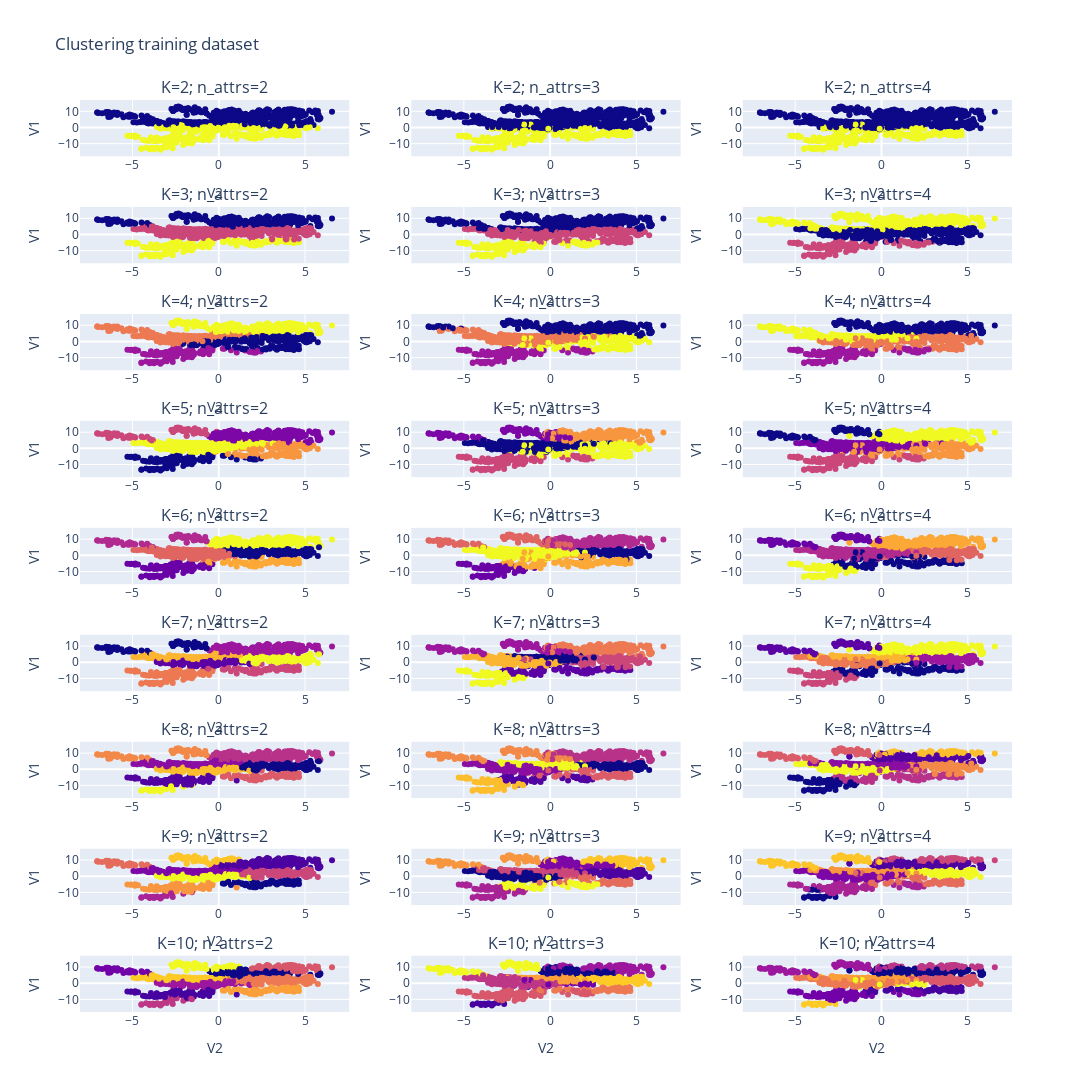

The code cell stored with this chart in its notebook:
### Markdown cell above
## Training data

### Code cell
k_list, n_attrs_list, inertia_list, ss_list, f1_list, labels_list = [],[],[],[],[],[]
attributes = X.columns.to_list()

n_clusters = 10
nrows=n_clusters
ncols=3

fig = make_subplots(rows=nrows-1, cols=ncols, 
                    row_width=[10]*(n_clusters-1),
                    subplot_titles=[f"K={k}; n_attrs={natt}" for k in range(2,n_clusters+1) for natt in [2,3,4]]
                    )


row=1
print("Training dataset")
for n_k in range(2,n_clusters+1):
    print(f"K= {n_k}")
    row = n_k-1
    for num_attrs in range(2,len(attributes)+1):
        attrs = attributes[:num_attrs]
        kmeans = KMeans(n_clusters=n_k, n_init=10, random_state=0, max_iter=100).fit(Xtrain[attrs])
        inertia = np.round(kmeans.inertia_,2)
        labels = kmeans.labels_
        ss = np.round(silhouette_score(Xtrain, labels),2)
        f_measure = np.round(f1_score(ytrain - 1, labels, average='macro'),2) # -1 hard maping
        
        print(f"Number of attrs= {num_attrs}; Inertia= {inertia}; Silhouette score= {ss}; F1 score= {f_measure}")
        
        fig.add_trace(go.Scatter(
            x=Xtrain['V1'],
            y=Xtrain['V2'],
            mode='markers',
            marker_color=labels
        ),row=row, col=num_attrs-1)
        fig.update_yaxes(title_text="V1", row=row, col=num_attrs-1)
        fig.update_xaxes(title_text="V2", row=row, col=num_attrs-1)
        
        if num_attrs == 4: row +=1

        k_list.append(n_k)
        n_attrs_list.append(num_attrs)
        inertia_list.append(inertia)
        ss_list.append(ss)
        f1_list.append(f_measure)
        labels_list.append(labels)

    print("")

fig.update_layout(width=1250,
                  height=1500,
                  showlegend=False,
                  title_text="Clustering training dataset")
fig.show()

df_train_results = pd.DataFrame(data={'n_clusters':k_list,
                                'number_of_attributes':n_attrs_list,
                                'kmean_inertia':inertia_list,
                                'silhouette_score':ss_list,
                                'f1_score':f1_list})

### Figure 1 — Plotly figure (JSON) as saved in the notebook; plotly's stock layout.template omitted (floating-point values rounded to 4 significant figures; data arrays with more than 128 entries replaced by an {"elided": "..."} marker saying what was removed)
{"data": [{"marker": {"color": {"elided": "960 int values"}}, "mode": "markers", "type": "scatter", "x": {"elided": "960 float values"}, "xaxis": "x", "y": {"elided": "960 float values"}, "yaxis": "y"}, {"marker": {"color": {"elided": "960 int values"}}, "mode": "markers", "type": "scatter", "x": {"elided": "960 float values"}, "xaxis": "x2", "y": {"elided": "960 float values"}, "yaxis": "y2"}, {"marker": {"color": {"elided": "960 int values"}}, "mode": "markers", "type": "scatter", "x": {"elided": "960 float values"}, "xaxis": "x3", "y": {"elided": "960 float values"}, "yaxis": "y3"}, {"marker": {"color": {"elided": "960 int values"}}, "mode": "markers", "type": "scatter", "x": {"elided": "960 float values"}, "xaxis": "x4", "y": {"elided": "960 float values"}, "yaxis": "y4"}, {"marker": {"color": {"elided": "960 int values"}}, "mode": "markers", "type": "scatter", "x": {"elided": "960 float values"}, "xaxis": "x5", "y": {"elided": "960 float values"}, "yaxis": "y5"}, {"marker": {"color": {"elided": "960 int values"}}, "mode": "markers", "type": "scatter", "x": {"elided": "960 float values"}, "xaxis": "x6", "y": {"elided": "960 float values"}, "yaxis": "y6"}, {"marker": {"color": {"elided": "960 int values"}}, "mode": "markers", "type": "scatter", "x": {"elided": "960 float values"}, "xaxis": "x7", "y": {"elided": "960 float values"}, "yaxis": "y7"}, {"marker": {"color": {"elided": "960 int values"}}, "mode": "markers", "type": "scatter", "x": {"elided": "960 float values"}, "xaxis": "x8", "y": {"elided": "960 float values"}, "yaxis": "y8"}, {"marker": {"color": {"elided": "960 int values"}}, "mode": "markers", "type": "scatter", "x": {"elided": "960 float values"}, "xaxis": "x9", "y": {"elided": "960 float values"}, "yaxis": "y9"}, {"marker": {"color": {"elided": "960 int values"}}, "mode": "markers", "type": "scatter", "x": {"elided": "960 float values"}, "xaxis": "x10", "y": {"elided": "960 float values"}, "yaxis": "y10"}, {"marker": {"color": {"elided": "960 int values"}}, "mode": "markers", "type": "scatter", "x": {"elided": "960 float values"}, "xaxis": "x11", "y": {"elided": "960 float values"}, "yaxis": "y11"}, {"marker": {"color": {"elided": "960 int values"}}, "mode": "markers", "type": "scatter", "x": {"elided": "960 float values"}, "xaxis": "x12", "y": {"elided": "960 float values"}, "yaxis": "y12"}, {"marker": {"color": {"elided": "960 int values"}}, "mode": "markers", "type": "scatter", "x": {"elided": "960 float values"}, "xaxis": "x13", "y": {"elided": "960 float values"}, "yaxis": "y13"}, {"marker": {"color": {"elided": "960 int values"}}, "mode": "markers", "type": "scatter", "x": {"elided": "960 float values"}, "xaxis": "x14", "y": {"elided": "960 float values"}, "yaxis": "y14"}, {"marker": {"color": {"elided": "960 int values"}}, "mode": "markers", "type": "scatter", "x": {"elided": "960 float values"}, "xaxis": "x15", "y": {"elided": "960 float values"}, "yaxis": "y15"}, {"marker": {"color": {"elided": "960 int values"}}, "mode": "markers", "type": "scatter", "x": {"elided": "960 float values"}, "xaxis": "x16", "y": {"elided": "960 float values"}, "yaxis": "y16"}, {"marker": {"color": {"elided": "960 int values"}}, "mode": "markers", "type": "scatter", "x": {"elided": "960 float values"}, "xaxis": "x17", "y": {"elided": "960 float values"}, "yaxis": "y17"}, {"marker": {"color": {"elided": "960 int values"}}, "mode": "markers", "type": "scatter", "x": {"elided": "960 float values"}, "xaxis": "x18", "y": {"elided": "960 float values"}, "yaxis": "y18"}, {"marker": {"color": {"elided": "960 int values"}}, "mode": "markers", "type": "scatter", "x": {"elided": "960 float values"}, "xaxis": "x19", "y": {"elided": "960 float values"}, "yaxis": "y19"}, {"marker": {"color": {"elided": "960 int values"}}, "mode": "markers", "type": "scatter", "x": {"elided": "960 float values"}, "xaxis": "x20", "y": {"elided": "960 float values"}, "yaxis": "y20"}, {"marker": {"color": {"elided": "960 int values"}}, "mode": "markers", "type": "scatter", "x": {"elided": "960 float values"}, "xaxis": "x21", "y": {"elided": "960 float values"}, "yaxis": "y21"}, {"marker": {"color": {"elided": "960 int values"}}, "mode": "markers", "type": "scatter", "x": {"elided": "960 float values"}, "xaxis": "x22", "y": {"elided": "960 float values"}, "yaxis": "y22"}, {"marker": {"color": {"elided": "960 int values"}}, "mode": "markers", "type": "scatter", "x": {"elided": "960 float values"}, "xaxis": "x23", "y": {"elided": "960 float values"}, "yaxis": "y23"}, {"marker": {"color": {"elided": "960 int values"}}, "mode": "markers", "type": "scatter", "x": {"elided": "960 float values"}, "xaxis": "x24", "y": {"elided": "960 float values"}, "yaxis": "y24"}, {"marker": {"color": {"elided": "960 int values"}}, "mode": "markers", "type": "scatter", "x": {"elided": "960 float values"}, "xaxis": "x25", "y": {"elided": "960 float values"}, "yaxis": "y25"}, {"marker": {"color": {"elided": "960 int values"}}, "mode": "markers", "type": "scatter", "x": {"elided": "960 float values"}, "xaxis": "x26", "y": {"elided": "960 float values"}, "yaxis": "y26"}, {"marker": {"color": {"elided": "960 int values"}}, "mode": "markers", "type": "scatter", "x": {"elided": "960 float values"}, "xaxis": "x27", "y": {"elided": "960 float values"}, "yaxis": "y27"}], "layout": {"annotations": [{"font": {"size": 16}, "showarrow": false, "text": "K=2; n_attrs=2", "x": 0.1444, "xanchor": "center", "xref": "paper", "y": 1, "yanchor": "bottom", "yref": "paper"}, {"font": {"size": 16}, "showarrow": false, "text": "K=2; n_attrs=3", "x": 0.5, "xanchor": "center", "xref": "paper", "y": 1, "yanchor": "bottom", "yref": "paper"}, {"font": {"size": 16}, "showarrow": false, "text": "K=2; n_attrs=4", "x": 0.8556, "xanchor": "center", "xref": "paper", "y": 1, "yanchor": "bottom", "yref": "paper"}, {"font": {"size": 16}, "showarrow": false, "text": "K=3; n_attrs=2", "x": 0.1444, "xanchor": "center", "xref": "paper", "y": 0.8827, "yanchor": "bottom", "yref": "paper"}, {"font": {"size": 16}, "showarrow": false, "text": "K=3; n_attrs=3", "x": 0.5, "xanchor": "center", "xref": "paper", "y": 0.8827, "yanchor": "bottom", "yref": "paper"}, {"font": {"size": 16}, "showarrow": false, "text": "K=3; n_attrs=4", "x": 0.8556, "xanchor": "center", "xref": "paper", "y": 0.8827, "yanchor": "bottom", "yref": "paper"}, {"font": {"size": 16}, "showarrow": false, "text": "K=4; n_attrs=2", "x": 0.1444, "xanchor": "center", "xref": "paper", "y": 0.7654, "yanchor": "bottom", "yref": "paper"}, {"font": {"size": 16}, "showarrow": false, "text": "K=4; n_attrs=3", "x": 0.5, "xanchor": "center", "xref": "paper", "y": 0.7654, "yanchor": "bottom", "yref": "paper"}, {"font": {"size": 16}, "showarrow": false, "text": "K=4; n_attrs=4", "x": 0.8556, "xanchor": "center", "xref": "paper", "y": 0.7654, "yanchor": "bottom", "yref": "paper"}, {"font": {"size": 16}, "showarrow": false, "text": "K=5; n_attrs=2", "x": 0.1444, "xanchor": "center", "xref": "paper", "y": 0.6481, "yanchor": "bottom", "yref": "paper"}, {"font": {"size": 16}, "showarrow": false, "text": "K=5; n_attrs=3", "x": 0.5, "xanchor": "center", "xref": "paper", "y": 0.6481, "yanchor": "bottom", "yref": "paper"}, {"font": {"size": 16}, "showarrow": false, "text": "K=5; n_attrs=4", "x": 0.8556, "xanchor": "center", "xref": "paper", "y": 0.6481, "yanchor": "bottom", "yref": "paper"}, {"font": {"size": 16}, "showarrow": false, "text": "K=6; n_attrs=2", "x": 0.1444, "xanchor": "center", "xref": "paper", "y": 0.5309, "yanchor": "bottom", "yref": "paper"}, {"font": {"size": 16}, "showarrow": false, "text": "K=6; n_attrs=3", "x": 0.5, "xanchor": "center", "xref": "paper", "y": 0.5309, "yanchor": "bottom", "yref": "paper"}, {"font": {"size": 16}, "showarrow": false, "text": "K=6; n_attrs=4", "x": 0.8556, "xanchor": "center", "xref": "paper", "y": 0.5309, "yanchor": "bottom", "yref": "paper"}, {"font": {"size": 16}, "showarrow": false, "text": "K=7; n_attrs=2", "x": 0.1444, "xanchor": "center", "xref": "paper", "y": 0.4136, "yanchor": "bottom", "yref": "paper"}, {"font": {"size": 16}, "showarrow": false, "text": "K=7; n_attrs=3", "x": 0.5, "xanchor": "center", "xref": "paper", "y": 0.4136, "yanchor": "bottom", "yref": "paper"}, {"font": {"size": 16}, "showarrow": false, "text": "K=7; n_attrs=4", "x": 0.8556, "xanchor": "center", "xref": "paper", "y": 0.4136, "yanchor": "bottom", "yref": "paper"}, {"font": {"size": 16}, "showarrow": false, "text": "K=8; n_attrs=2", "x": 0.1444, "xanchor": "center", "xref": "paper", "y": 0.2963, "yanchor": "bottom", "yref": "paper"}, {"font": {"size": 16}, "showarrow": false, "text": "K=8; n_attrs=3", "x": 0.5, "xanchor": "center", "xref": "paper", "y": 0.2963, "yanchor": "bottom", "yref": "paper"}, {"font": {"size": 16}, "showarrow": false, "text": "K=8; n_attrs=4", "x": 0.8556, "xanchor": "center", "xref": "paper", "y": 0.2963, "yanchor": "bottom", "yref": "paper"}, {"font": {"size": 16}, "showarrow": false, "text": "K=9; n_attrs=2", "x": 0.1444, "xanchor": "center", "xref": "paper", "y": 0.179, "yanchor": "bottom", "yref": "paper"}, {"font": {"size": 16}, "showarrow": false, "text": "K=9; n_attrs=3", "x": 0.5, "xanchor": "center", "xref": "paper", "y": 0.179, "yanchor": "bottom", "yref": "paper"}, {"font": {"size": 16}, "showarrow": false, "text": "K=9; n_attrs=4", "x": 0.8556, "xanchor": "center", "xref": "paper", "y": 0.179, "yanchor": "bottom", "yref": "paper"}, {"font": {"size": 16}, "showarrow": false, "text": "K=10; n_attrs=2", "x": 0.1444, "xanchor": "center", "xref": "paper", "y": 0.06173, "yanchor": "bottom", "yref": "paper"}, {"font": {"size": 16}, "showarrow": false, "text": "K=10; n_attrs=3", "x": 0.5, "xanchor": "center", "xref": "paper", "y": 0.06173, "yanchor": "bottom", "yref": "paper"}, {"font": {"size": 16}, "showarrow": false, "text": "K=10; n_attrs=4", "x": 0.8556, "xanchor": "center", "xref": "paper", "y": 0.06173, "yanchor": "bottom", "yref": "paper"}], "height": 1500, "showlegend": false, "title": {"text": "Clustering training dataset"}, "width": 1250, "xaxis": {"anchor": "y", "domain": [0, 0.2889], "title": {"text": "V2"}}, "xaxis10": {"anchor": "y10", "domain": [0, 0.2889], "title": {"text": "V2"}}, "xaxis11": {"anchor": "y11", "domain": [0.3556, 0.6444], "title": {"text": "V2"}}, "xaxis12": {"anchor": "y12", "domain": [0.7111, 1], "title": {"text": "V2"}}, "xaxis13": {"anchor": "y13", "domain": [0, 0.2889], "title": {"text": "V2"}}, "xaxis14": {"anchor": "y14", "domain": [0.3556, 0.6444], "title": {"text": "V2"}}, "xaxis15": {"anchor": "y15", "domain": [0.7111, 1], "title": {"text": "V2"}}, "xaxis16": {"anchor": "y16", "domain": [0, 0.2889], "title": {"text": "V2"}}, "xaxis17": {"anchor": "y17", "domain": [0.3556, 0.6444], "title": {"text": "V2"}}, "xaxis18": {"anchor": "y18", "domain": [0.7111, 1], "title": {"text": "V2"}}, "xaxis19": {"anchor": "y19", "domain": [0, 0.2889], "title": {"text": "V2"}}, "xaxis2": {"anchor": "y2", "domain": [0.3556, 0.6444], "title": {"text": "V2"}}, "xaxis20": {"anchor": "y20", "domain": [0.3556, 0.6444], "title": {"text": "V2"}}, "xaxis21": {"anchor": "y21", "domain": [0.7111, 1], "title": {"text": "V2"}}, "xaxis22": {"anchor": "y22", "domain": [0, 0.2889], "title": {"text": "V2"}}, "xaxis23": {"anchor": "y23", "domain": [0.3556, 0.6444], "title": {"text": "V2"}}, "xaxis24": {"anchor": "y24", "domain": [0.7111, 1], "title": {"text": "V2"}}, "xaxis25": {"anchor": "y25", "domain": [0, 0.2889], "title": {"text": "V2"}}, "xaxis26": {"anchor": "y26", "domain": [0.3556, 0.6444], "title": {"text": "V2"}}, "xaxis27": {"anchor": "y27", "domain": [0.7111, 1], "title": {"text": "V2"}}, "xaxis3": {"anchor": "y3", "domain": [0.7111, 1], "title": {"text": "V2"}}, "xaxis4": {"anchor": "y4", "domain": [0, 0.2889], "title": {"text": "V2"}}, "xaxis5": {"anchor": "y5", "domain": [0.3556, 0.6444], "title": {"text": "V2"}}, "xaxis6": {"anchor": "y6", "domain": [0.7111, 1], "title": {"text": "V2"}}, "xaxis7": {"anchor": "y7", "domain": [0, 0.2889], "title": {"text": "V2"}}, "xaxis8": {"anchor": "y8", "domain": [0.3556, 0.6444], "title": {"text": "V2"}}, "xaxis9": {"anchor": "y9", "domain": [0.7111, 1], "title": {"text": "V2"}}, "yaxis": {"anchor": "x", "domain": [0.9383, 1], "title": {"text": "V1"}}, "yaxis10": {"anchor": "x10", "domain": [0.5864, 0.6481], "title": {"text": "V1"}}, "yaxis11": {"anchor": "x11", "domain": [0.5864, 0.6481], "title": {"text": "V1"}}, "yaxis12": {"anchor": "x12", "domain": [0.5864, 0.6481], "title": {"text": "V1"}}, "yaxis13": {"anchor": "x13", "domain": [0.4691, 0.5309], "title": {"text": "V1"}}, "yaxis14": {"anchor": "x14", "domain": [0.4691, 0.5309], "title": {"text": "V1"}}, "yaxis15": {"anchor": "x15", "domain": [0.4691, 0.5309], "title": {"text": "V1"}}, "yaxis16": {"anchor": "x16", "domain": [0.3519, 0.4136], "title": {"text": "V1"}}, "yaxis17": {"anchor": "x17", "domain": [0.3519, 0.4136], "title": {"text": "V1"}}, "yaxis18": {"anchor": "x18", "domain": [0.3519, 0.4136], "title": {"text": "V1"}}, "yaxis19": {"anchor": "x19", "domain": [0.2346, 0.2963], "title": {"text": "V1"}}, "yaxis2": {"anchor": "x2", "domain": [0.9383, 1], "title": {"text": "V1"}}, "yaxis20": {"anchor": "x20", "domain": [0.2346, 0.2963], "title": {"text": "V1"}}, "yaxis21": {"anchor": "x21", "domain": [0.2346, 0.2963], "title": {"text": "V1"}}, "yaxis22": {"anchor": "x22", "domain": [0.1173, 0.179], "title": {"text": "V1"}}, "yaxis23": {"anchor": "x23", "domain": [0.1173, 0.179], "title": {"text": "V1"}}, "yaxis24": {"anchor": "x24", "domain": [0.1173, 0.179], "title": {"text": "V1"}}, "yaxis25": {"anchor": "x25", "domain": [0, 0.06173], "title": {"text": "V1"}}, "yaxis26": {"anchor": "x26", "domain": [0, 0.06173], "title": {"text": "V1"}}, "yaxis27": {"anchor": "x27", "domain": [0, 0.06173], "title": {"text": "V1"}}, "yaxis3": {"anchor": "x3", "domain": [0.9383, 1], "title": {"text": "V1"}}, "yaxis4": {"anchor": "x4", "domain": [0.821, 0.8827], "title": {"text": "V1"}}, "yaxis5": {"anchor": "x5", "domain": [0.821, 0.8827], "title": {"text": "V1"}}, "yaxis6": {"anchor": "x6", "domain": [0.821, 0.8827], "title": {"text": "V1"}}, "yaxis7": {"anchor": "x7", "domain": [0.7037, 0.7654], "title": {"text": "V1"}}, "yaxis8": {"anchor": "x8", "domain": [0.7037, 0.7654], "title": {"text": "V1"}}, "yaxis9": {"anchor": "x9", "domain": [0.7037, 0.7654], "title": {"text": "V1"}}}}
